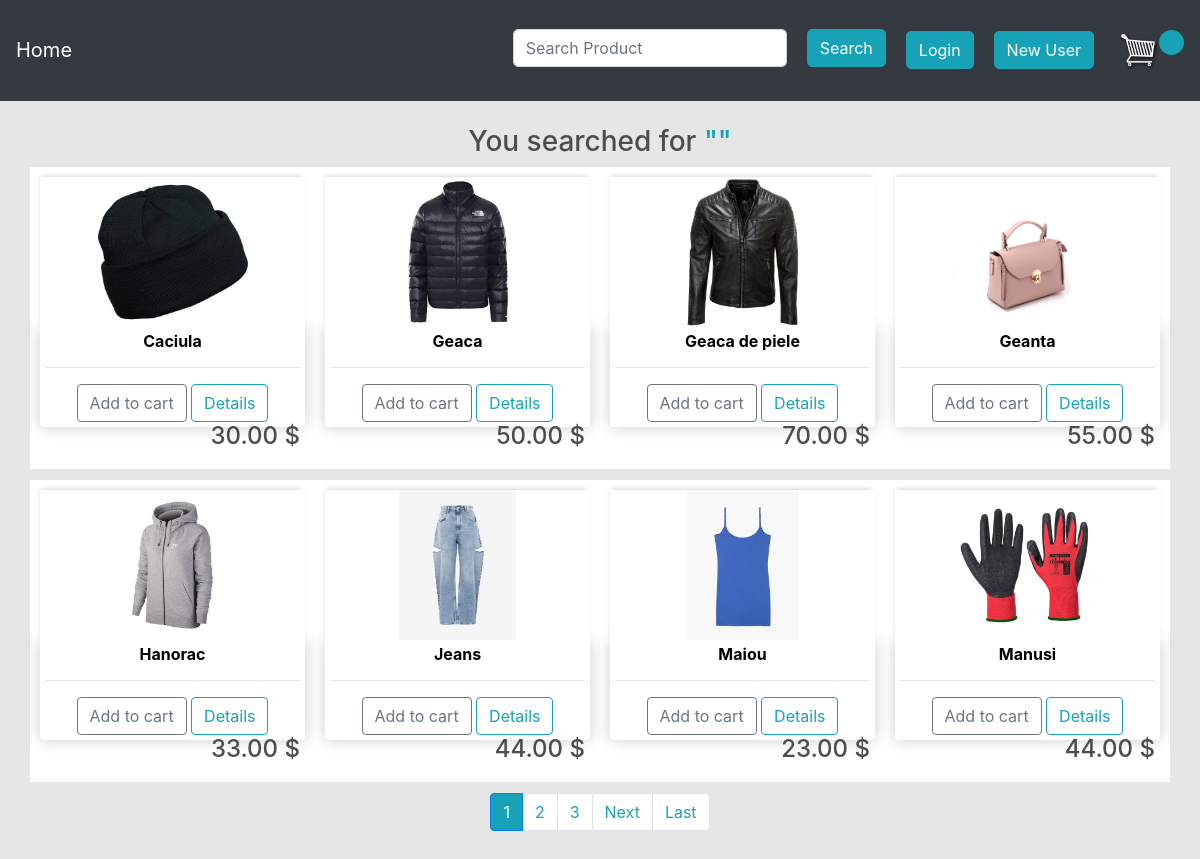
The app's page /search/ with its own data.
### ecomm/models.py (models this page shows, shortened)
class Product(models.Model):
	title = models.CharField(max_length=200)
	slug = models.SlugField(unique=True)
	image = models.ImageField(upload_to='products')
	price = models.PositiveIntegerField()
	description = models.TextField()
	view_count = models.PositiveIntegerField(default=0)

### ecomm/views.py (the view)
# urls.py: path("search/", SearchView.as_view(), name="searches"),
class SearchView(EcomMixin, TemplateView):
	template_name = 'search.html'
	def get_context_data(self, **kwargs):
		context = super().get_context_data(**kwargs)
		searched_products = Product.objects.all()
		kw = self.request.GET.get('search')
		if kw:
			searched_products = Product.objects.filter(Q(title__icontains=kw) | Q(description__icontains=kw)).order_by(
				'title')
		paginator = Paginator(searched_products, 8)
		page = self.request.GET.get('page')
		try:
			results = paginator.page(page)
		except PageNotAnInteger:
			results = paginator.page(1)
		except EmptyPage:
			results = paginator.page(paginator.num_pages)
		context['results'] = results
		context['search_query'] = kw
		if kw:
			context['search_query'] = kw
			context['search_url'] = f'?search={kw}&'
		return context

### ecomm/views.py (called while the page is built)
	def get_context_data(self, **kwargs):
		context = super().get_context_data(**kwargs)
		cart_id = self.request.session.get("cart_id")
		if cart_id:
			cart_obj = Cart.objects.get(id=cart_id)
			if self.request.user.is_authenticated and self.request.user.customer:
				cart_obj.customer = self.request.user.customer
				cart_obj.save()
			context['cart'] = cart_obj
		return context

### templates/search.html (shortened to what this page needs)
{% extends 'base.html' %}
{% block content %}
<center>
    <h3>You searched for <span class="text-info">"{{request.GET.search}}"</span></h3>
        <div class="row">
            {% for result in results %}
            <div class="col-lg-3" style=" background-color: #fff; margin-bottom:1%; padding: 10px 10px 10px 10px;">
                <a href="{% url 'ecomm:productdetail' result.slug %}">
                    <img class="thumbnail" src="{{result.image.url}}"
                         style="object-fit: cover; object-fit: contain; background-color: #fff;">
                </a>
                <div class="box-element product" style="background-color: #fff;">
                    <h6><a href="{% url 'ecomm:productdetail' result.slug %}" style="color: 0000;"><strong>{{ result.title }} </strong></a></h6>
                    <hr>
                    <a href="{% url 'ecomm:addtocart' result.id %}"
                       class="btn btn-outline-secondary add-btn update-cart">Add
                        to cart</a>
                    <a class="btn btn-outline-info" href="{% url 'ecomm:productdetail' result.slug %}">Details</a>
                    <h4 style="display: inline-block; float: right">{{result.price|floatformat:2}} $</h4>
                </div>
            </div>
            {% endfor %}
        </div>
</center>
<nav aria-label="..." class="">
        <ul class="pagination justify-content-center">
            {% for i in results.paginator.page_range %}
            {% if i == results.number %}
            <li class="page-item active"><a class="page-link bg-info">{{i}}</a></li>
            {% else %}
            <li class="page-item"><a class="page-link text-info" href="{{ search_url }}page={{i}}">{{i}}</a></li>
            {% endif %}
            {% endfor %}
            {% if results.has_next %}
            <li class="page-item">
                <a class="page-link text-info" href="{{ search_url }}page={{ results.next_page_number }}">Next</a>
            </li>
            <li class="page-item"><a class="page-link text-info" href="{{ search_url }}page={{ results.paginator.num_pages }}">Last
                    </a></li>
            {% endif %}
        </ul>
      </nav>
{% endblock %}

### ecomm/static/main.css (style rules this page uses)
body { background-color: hsl(0, 0%, 90%); padding-bottom: 5%; }
h1,h2,h3,h4,h5,h6 { color:hsl(0, 0%, 30%); }
.box-element { box-shadow:hsl(0, 0%, 80%) 0 0 16px; background-color: #fff; border-radius: 4px; padding: 5px; }
.thumbnail { width: 100%; height: 150px; -webkit-box-shadow: -1px -3px 5px -2px rgba(214,214,214,1); -moz-box-shadow: -1px -3px 5px -2px rgba(214,214,214,1); box-shadow: -1px -3px 5px -2px rgba(214,214,214,1); }
.product { border-radius: 0 0 4px 4px; }
.btn { border-radius: 3; }

### records on screen
Product: image (picture), title "Caciula", price "30.00"
Product: image (picture), title "Geaca", price "50.00"
Product: image (picture), title "Geaca de piele", price "70.00"
Product: image (picture), title "Geanta", price "55.00"
Product: image (picture), title "Hanorac", price "33.00"
Product: image (picture), title "Jeans", price "44.00"
Product: image (picture), title "Maiou", price "23.00"
Product: image (picture), title "Manusi", price "44.00"

### other values on screen
{{ i }} "1"
{{ i }} "2" "3"
